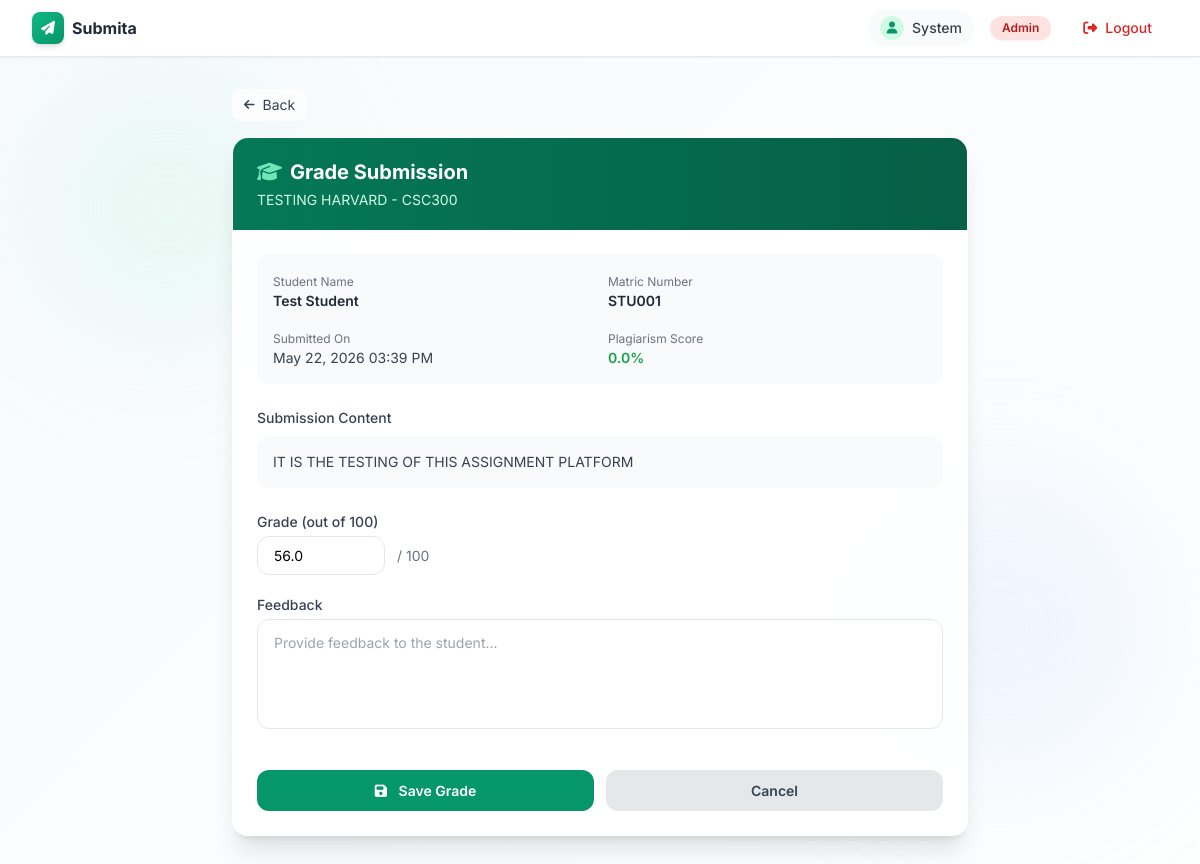
Screenshot of /grade/1 (signed in) with the database file from the repository.
### models.py (models this page shows, shortened)
class User(UserMixin, db.Model):
    __tablename__ = 'users'
    id = db.Column(db.Integer, primary_key=True)
    email = db.Column(db.String(120), unique=True, nullable=False)
    matric = db.Column(db.String(50), unique=True, nullable=False)
    name = db.Column(db.String(100), nullable=False)
    password = db.Column(db.String(200), nullable=False)
    code = db.Column(db.String(10))
    verified = db.Column(db.Boolean, default=False)
    role = db.Column(db.String(20), default=UserRole.STUDENT)
    department = db.Column(db.String(100), default='Computer Science')
    college = db.Column(db.String(100), default='College of Natural Sciences')
    level = db.Column(db.String(10))
    created_at = db.Column(db.DateTime, default=datetime.now)
    last_login = db.Column(db.DateTime)
    account_active = db.Column(db.Boolean, default=True)
    student_id = db.Column(db.String(50), unique=True, nullable=True)
    email_verified = db.Column(db.Boolean, default=False)
    email_verified_at = db.Column(db.DateTime)
    verification_token = db.Column(db.String(100), unique=True)
    token_expires_at = db.Column(db.DateTime)
    registration_number = db.Column(db.Integer)
    department_id = db.Column(db.Integer, db.ForeignKey('departments.id'), nullable=True)
    college_id = db.Column(db.Integer, db.ForeignKey('colleges.id'), nullable=True)
    submissions = db.relationship('Submission', backref='student', lazy='select', cascade='all, delete-orphan')
    created_assignments = db.relationship('Assignment', backref='creator', lazy='select', foreign_keys='Assignment.created_by')
    verification_codes = db.relationship('VerificationCode', backref='user', lazy='select')
    activity_logs = db.relationship('ActivityLog', backref='user', lazy='select')
    created_verification_codes = db.relationship(
        'LecturerVerification',
        foreign_keys='LecturerVerification.created_by',
        backref='code_creator',
        lazy='select'
    )
    __table_args__ = (
        db.Index('idx_users_email', 'email'),
        db.Index('idx_users_matric', 'matric'),
        db.Index('idx_users_role', 'role'),
        db.Index('idx_users_created_at', 'created_at'),
        db.Index('idx_users_student_id', 'student_id'),
        db.Index('idx_users_role_verified', 'role', 'verified'),
    )
    @property
    def is_authenticated(self):
        return True
    def is_admin(self):
        return self.role == UserRole.ADMIN
    def is_lecturer(self):
        return self.role == UserRole.LECTURER
    def is_student(self):
        return self.role == UserRole.STUDENT

class Assignment(db.Model):
    __tablename__ = 'assignments'
    id = db.Column(db.Integer, primary_key=True)
    title = db.Column(db.String(200), nullable=False)
    course_code = db.Column(db.String(20), nullable=False)
    course_title = db.Column(db.String(200), nullable=False)
    description = db.Column(db.Text)
    questions = db.Column(db.Text, nullable=False)
    instructions = db.Column(db.Text)
    deadline = db.Column(db.DateTime, nullable=False)
    total_points = db.Column(db.Integer, default=100)
    attachment_path = db.Column(db.String(500))
    attachment_filename = db.Column(db.String(200))
    attachment_type = db.Column(db.String(50))
    target_levels = db.Column(db.String(100), default='all')
    target_departments = db.Column(db.String(500))
    target_colleges = db.Column(db.String(500))
    target_semester = db.Column(db.String(50))
    target_academic_year = db.Column(db.String(20))
    is_published = db.Column(db.Boolean, default=False)
    published_at = db.Column(db.DateTime)
    is_locked = db.Column(db.Boolean, default=False)
    late_submission_penalty = db.Column(db.Float, default=10.0)
    max_file_size = db.Column(db.Integer, default=10)
    allowed_file_types = db.Column(db.String(200))
    plagiarism_threshold = db.Column(db.Float, default=30.0)
    created_by = db.Column(db.Integer, db.ForeignKey('users.id'), nullable=False)
    created_at = db.Column(db.DateTime, default=datetime.now)
    updated_at = db.Column(db.DateTime, onupdate=datetime.now)
    course_id = db.Column(db.Integer, db.ForeignKey('courses.id'), nullable=True)
    submissions = db.relationship('Submission', backref='assignment', lazy='select', cascade='all, delete-orphan')
    __table_args__ = (
        db.Index('idx_assignments_created_by', 'created_by'),
        db.Index('idx_assignments_deadline', 'deadline'),
        db.Index('idx_assignments_is_published', 'is_published'),
        db.Index('idx_assignments_created_at', 'created_at'),
        db.Index('idx_assignments_course', 'course_code'),
        db.Index('idx_assignments_lecturer_published', 'created_by', 'is_published'),
    )

class Submission(db.Model):
    __tablename__ = 'submissions'
    id = db.Column(db.Integer, primary_key=True)
    assignment_id = db.Column(db.Integer, db.ForeignKey('assignments.id'), nullable=False)
    student_id = db.Column(db.Integer, db.ForeignKey('users.id'), nullable=False)
    content = db.Column(db.Text)
    file_path = db.Column(db.String(500))
    original_filename = db.Column(db.String(200))
    file_type = db.Column(db.String(50))
    github_url = db.Column(db.String(500))
    submitted_at = db.Column(db.DateTime, default=datetime.now)
    plagiarism_score = db.Column(db.Float, default=0.0)
    grade = db.Column(db.Float)
    feedback = db.Column(db.Text)
    auto_graded = db.Column(db.Boolean, default=False)
    grade_breakdown = db.Column(db.Text)
    is_draft = db.Column(db.Boolean, default=False)
    draft_saved_at = db.Column(db.DateTime)
    resubmission_count = db.Column(db.Integer, default=0)
    last_resubmitted_at = db.Column(db.DateTime)
    is_late = db.Column(db.Boolean, default=False)
    late_penalty_applied = db.Column(db.Float, default=0.0)
    ip_address = db.Column(db.String(50))
    user_agent = db.Column(db.String(500))
    __table_args__ = (
        db.Index('idx_submissions_assignment_id', 'assignment_id'),
        db.Index('idx_submissions_student_id', 'student_id'),
        db.Index('idx_submissions_submitted_at', 'submitted_at'),
        db.Index('idx_submissions_grade', 'grade'),
        db.Index('idx_submissions_is_draft', 'is_draft'),
        db.Index('idx_submissions_assignment_student', 'assignment_id', 'student_id'),
    )

### app.py (the view, shortened to what this page needs)
@app.route('/grade/<int:submission_id>', methods=['GET', 'POST'])
@lecturer_required
@no_cache
def grade_submission(submission_id):
    submission = Submission.query.get_or_404(submission_id)
    assignment = submission.assignment
    if assignment.created_by != current_user.id and not current_user.is_admin():
        flash('Access denied.', 'danger')
        return redirect(url_for('lecturer_dashboard'))
    return render_template('grade_submission.html',
                         submission=submission,
                         assignment=assignment)

### templates/grade_submission.html (shortened to what this page needs)
{% extends "base.html" %}
{% block content %}
<div class="dashboard-bg min-h-screen py-8">
    <div class="max-w-3xl mx-auto px-4">
        <div class="fixed top-20 left-10 w-64 h-64 bg-emerald-200/20 rounded-full blur-3xl float-1 pointer-events-none"></div>
        <div class="fixed bottom-20 right-10 w-80 h-80 bg-blue-200/20 rounded-full blur-3xl float-2 pointer-events-none"></div>
        <div class="relative z-10">
            <div class="mb-4">
                <button onclick="goBack()" class="inline-flex items-center gap-2 px-3 py-1.5 bg-white/70 backdrop-blur-sm hover:bg-gray-100 text-gray-700 rounded-lg text-sm transition">
                    <i class="fas fa-arrow-left text-xs"></i> Back
                </button>
            </div>
            <div class="glass-card rounded-2xl border border-white/40 overflow-hidden shadow-xl">
                <div class="bg-gradient-to-r from-emerald-700 to-emerald-800 px-6 py-5">
                    <h1 class="text-xl font-bold text-white flex items-center gap-2">
                        <i class="fas fa-graduation-cap text-emerald-300"></i> Grade Submission
                    </h1>
                    <p class="text-emerald-100 text-sm mt-1">{{ assignment.title }} - {{ assignment.course_code }}</p>
                </div>
                <div class="p-6">
                    <div class="grid grid-cols-1 md:grid-cols-2 gap-4 mb-6 p-4 bg-gray-50 rounded-xl">
                        <div>
                            <label class="text-xs text-gray-500">Student Name</label>
                            <p class="text-sm font-semibold text-gray-800">{{ submission.student.name }}</p>
                        </div>
                        <div>
                            <label class="text-xs text-gray-500">Matric Number</label>
                            <p class="text-sm font-semibold text-gray-800">{{ submission.student.matric }}</p>
                        </div>
                        <div>
                            <label class="text-xs text-gray-500">Submitted On</label>
                            <p class="text-sm text-gray-700">{{ submission.submitted_at.strftime('%b %d, %Y %I:%M %p') }}</p>
                        </div>
                        <div>
                            <label class="text-xs text-gray-500">Plagiarism Score</label>
                            <p class="text-sm font-semibold {% if submission.plagiarism_score > 30 %}text-red-600{% else %}text-green-600{% endif %}">
                                {{ submission.plagiarism_score }}%
                            </p>
                        </div>
                    </div>
                    <div class="mb-6">
                        <label class="text-sm font-medium text-gray-700 mb-2 block">Submission Content</label>
                        <div class="bg-gray-50 rounded-xl p-4 max-h-64 overflow-y-auto">
                            <p class="text-sm text-gray-700 whitespace-pre-wrap">{{ submission.content or 'No content provided. File submission attached.' }}</p>
                        </div>
                    </div>
                    <form method="POST" class="space-y-5">
                        <div>
                            <label class="block text-sm font-medium text-gray-700 mb-1">Grade (out of {{ assignment.total_points }})</label>
                            <div class="flex items-center gap-3">
                                <input type="number" name="grade" step="0.5"
                                       value="{{ submission.grade if submission.grade is not none else '' }}"
                                       class="w-32 px-4 py-2 border border-gray-200 rounded-xl focus:border-emerald-500 focus:ring-2 focus:ring-emerald-200 outline-none transition"
                                       placeholder="0">
                                <span class="text-gray-500">/ {{ assignment.total_points }}</span>
                            </div>
                        </div>
                        <div>
                            <label class="block text-sm font-medium text-gray-700 mb-1">Feedback</label>
                            <textarea name="feedback" rows="4"
                                      class="w-full px-4 py-3 border border-gray-200 rounded-xl focus:border-emerald-500 focus:ring-2 focus:ring-emerald-200 outline-none transition resize-none"
                                      placeholder="Provide feedback to the student...">{{ submission.feedback or '' }}</textarea>
                        </div>
                        <div class="flex gap-3 pt-4">
                            <button type="submit" class="flex-1 bg-emerald-600 hover:bg-emerald-700 text-white font-semibold py-2.5 rounded-xl transition">
                                <i class="fas fa-save mr-2"></i> Save Grade
                            </button>
                            <a href="{{ url_for('manage_assignment', assignment_id=assignment.id) }}"
                               class="flex-1 bg-gray-200 hover:bg-gray-300 text-gray-700 font-semibold py-2.5 rounded-xl transition text-center">
                                Cancel
                            </a>
                        </div>
                    </form>
                </div>
            </div>
        </div>
    </div>
</div>
{% endblock %}

### templates/base.html (shortened to what this page needs)
<!DOCTYPE html>
<html lang="en">
<head>
    <script src="https://cdn.tailwindcss.com"></script>
    <link rel="stylesheet" href="https://cdnjs.cloudflare.com/ajax/libs/font-awesome/6.5.1/css/all.min.css">
</head>
<body class="bg-gray-50">
    {% if current_user.is_authenticated %}
    <nav class="bg-white border-b border-gray-200 sticky top-0 z-50 shadow-sm">
        <div class="max-w-7xl mx-auto px-4 sm:px-6 lg:px-8">
            <div class="flex justify-between items-center h-14">
                <a href="{{ url_for('dashboard') }}" class="flex items-center gap-2 group touch-target">
                    <div class="w-8 h-8 bg-gradient-to-br from-emerald-500 to-emerald-600 rounded-lg flex items-center justify-center shadow-md transition-all duration-300 group-hover:scale-110 group-active:scale-95">
                        <i class="fa-solid fa-paper-plane text-white text-sm"></i>
                    </div>
                    <span class="text-base font-bold text-gray-800 group-hover:text-emerald-600 transition-colors">Submita</span>
                </a>
                <div class="hidden md:flex items-center gap-4">
                    <div class="flex items-center gap-2 px-3 py-1.5 bg-gray-50 rounded-full">
                        <div class="w-6 h-6 rounded-full bg-emerald-100 flex items-center justify-center">
                            <i class="fas fa-user text-emerald-600 text-xs"></i>
                        </div>
                        <span class="text-sm font-medium text-gray-700">{{ current_user.name.split()[0] if current_user.name else 'User' }}</span>
                    </div>
                    <span class="text-xs px-3 py-1 rounded-full font-semibold shadow-sm
                        {% if current_user.is_admin() %}bg-red-100 text-red-700
                        {% elif current_user.is_lecturer() %}bg-purple-100 text-purple-700
                        {% else %}bg-emerald-100 text-emerald-700{% endif %}">
                        {{ current_user.role|capitalize }}
                    </span>
                    <button onclick="showLogoutConfirm(event)"
                        class="logout-btn flex items-center gap-2 px-4 py-2 text-red-600 hover:bg-red-50 active:bg-red-100 rounded-xl transition-all duration-200 text-sm font-medium touch-target">
                        <i class="fas fa-sign-out-alt text-sm"></i>
                        <span>Logout</span>
                    </button>
                </div>
            </div>
        </div>
    </nav>
    {% endif %}
    <main class="{% if not current_user.is_authenticated %}full-height{% endif %} page-transition">
        {% block content %}{% endblock %}
    </main>
</body>
</html>

### rows the page displays
User: name "System", role "Admin"
Assignment: title "TESTING HARVARD", course_code "CSC300", total_points "100"
User: student.name "Test Student", student.matric "STU001"
Submission: submitted_at "May 22, 2026 03:39 PM", plagiarism_score "0.0", content "IT IS THE TESTING OF THIS ASSIGNMENT PLATFORM", grade "56.0"
